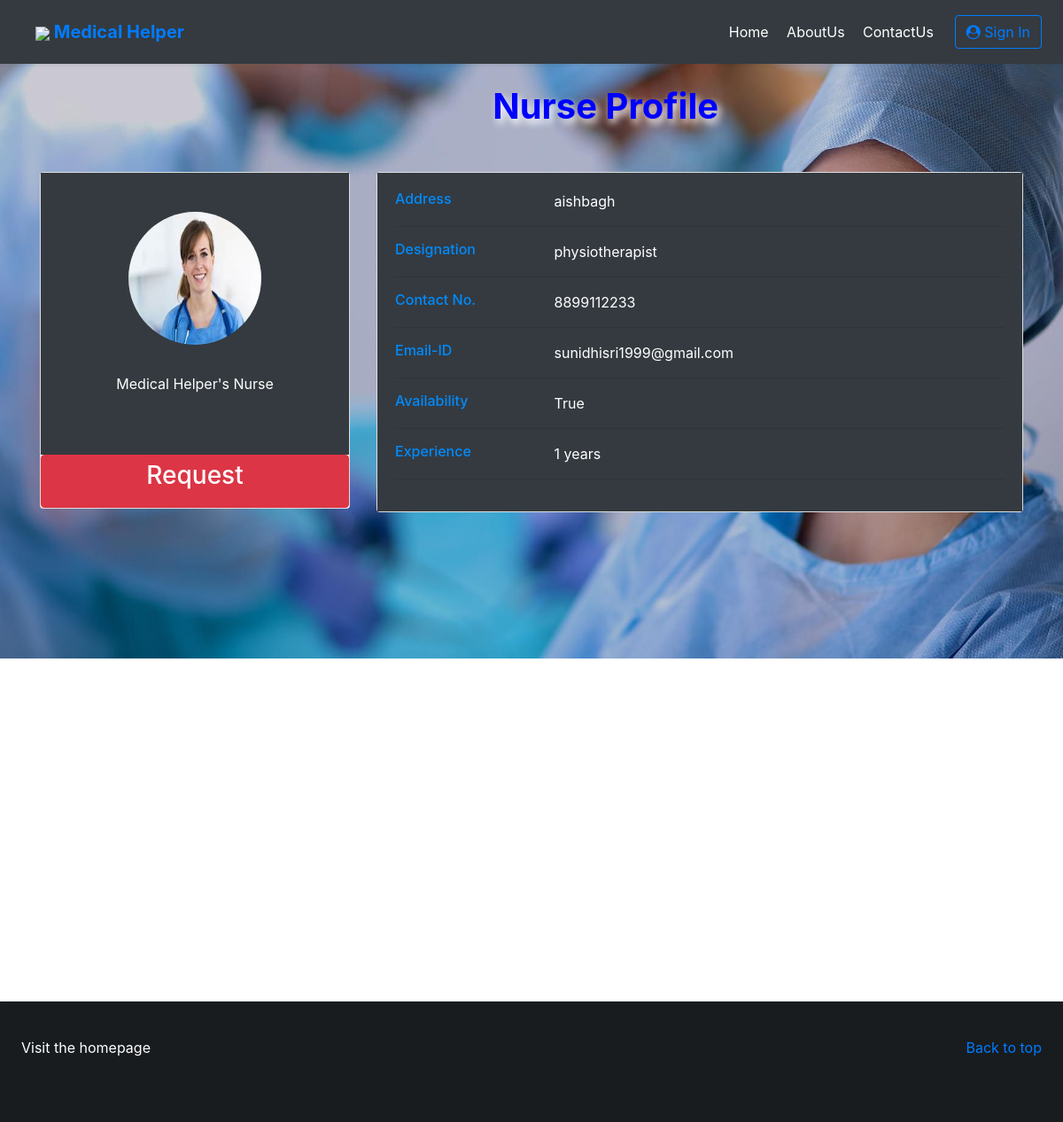
/hr/detail/1, run on the app's committed database.
### app/models.py (models this page shows, shortened)
class Human_Resource(models.Model):
    name = models.CharField(max_length=32)
    age = models.IntegerField(null=True)
    address = models.TextField(max_length=500)
    helpertype = models.CharField(max_length=32)
    phone_regex = RegexValidator(regex=r'^\+?1?\d{9,15}$', message="Phone number must be entered in the format: '+999999999'. Up to 15 digits allowed.")
    phone = models.CharField(max_length=15,validators=[phone_regex])
    email = models.EmailField(blank=True)
    date_added = models.DateTimeField(auto_now=True)
    is_available = models.BooleanField()
    img = models.ImageField(upload_to = "hr/",default="default_hr.jpg")
    experience = models.IntegerField(default=1)

### app/views.py (the view)
# urls.py: path('hr/detail/<int:pk>',detail_hr, name='detail_hr'),
def detail_hr(request,pk):
    hr= Human_Resource.objects.get(pk=pk)
    context = {'hr':hr}
    return render(request,'hr/detail.html',context)

### templates/hr/detail.html (shortened to what this page needs)
{% extends 'layout/base.html' %}
{% block content %}
{% load static %}
<div class="container">
  <br>
<h1 id="mhi" style="text-align: center; margin-left: 26%; color: blue;">Nurse Profile</h1> <br>
  <div class="row gutters-sm">
      <div class="col-md-4 mb-3 my-3">
          <div class="card">
              <div class="card-body bg-dark">
                  <div class="d-flex flex-column align-items-center text-center"> <br>
                      <img src="{{ hr.img.url }}" alt="Admin" class="rounded-circle"
                          width="150" height="150">
                      <div class="mt-3">
                          <p class="text-white mb-1">Medical Helper's Nurse</p>
                      </div>
                  </div>
              </div>
              <div class="btn-group">
                <a style="height: 60px;" href="{% url 'sr' hr.id %}" class="btn btn-danger"><strong ><h3>Request</h3></strong></a>
              </div>
          </div>
      </div>
      <div class="col-md-8 my-3">
          <div class="card mb-3">
              <div class="card-body bg-dark">
                  <div class="row">
                      <div class="col-sm-3">
                          <h6 class="mb-0 ">Address</h6>
                      </div>
                      <div class="col-sm-9 text-white"> {{hr.address}}</div>
                  </div>
                  <hr>
                  <div class="row">
                      <div class="col-sm-3">
                          <h6 class="mb-0">Designation</h6>
                      </div>
                      <div class="col-sm-9 text-white"> {{hr.helpertype}}</div>
                  </div>
                  <hr>
                  <div class="row">
                      <div class="col-sm-3">
                          <h6 class="mb-0">Contact No.</h6>
                      </div>
                      <div class="col-sm-9 text-white">{{hr.phone}}</div>
                  </div>
                  <hr>
                  <div class="row">
                      <div class="col-sm-3">
                          <h6 class="mb-0">Email-ID</h6>
                      </div>
                      <div class="col-sm-9 text-white"> {{hr.email}}</div>
                  </div>
                  <hr>
                  <div class="row">
                      <div class="col-sm-3">
                          <h6 class="mb-0">Availability</h6>
                      </div>
                      <div class="col-sm-9 text-white">{{hr.is_available}}</div>
                  </div>
                  <hr>
                  <div class="row">
                    <div class="col-sm-3">
                      <h6 class="mb-0">Experience</h6>
                    </div>
                    <div class="col-sm-9 text-white">{{hr.experience}} years</div>
                  </div>
                  <hr>
              </div>
          </div>
      </div>
  </div>
  </div>
{% endblock content %}

### templates/includes/footer.html (style rules this page uses)
p { margin-top: 16px; margin-bottom: 3rem; }

### data on the page
Human_Resource: img (picture), address "aishbagh", helpertype "physiotherapist", phone "8899112233", email "sunidhisri1999@gmail.com", is_available "True", experience "1"
